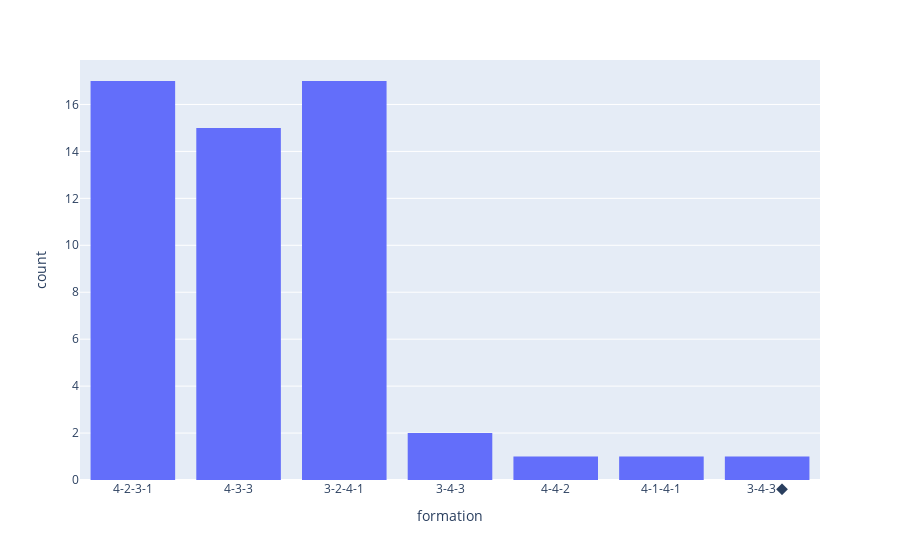

Notebook code cell kept with this figure:
### Markdown cell above
Manchester City used either the 3-2-4-1 or 4-2-3-1 or the classic 4-3-3 more often than any other formation

### Code cell
px.histogram(matches[matches["team"] == "Manchester City"], "formation")

### Figure 1 — Plotly figure (JSON) as saved in the notebook; plotly's stock layout.template omitted (floating-point values rounded to 4 significant figures)
{"data": [{"alignmentgroup": "True", "bingroup": "x", "hovertemplate": "formation=%{x}<br>count=%{y}<extra></extra>", "legendgroup": "", "marker": {"color": "#636efa", "pattern": {"shape": ""}}, "name": "", "offsetgroup": "", "orientation": "v", "showlegend": false, "type": "histogram", "x": ["4-2-3-1", "4-2-3-1", "4-2-3-1", "4-2-3-1", "4-2-3-1", "4-2-3-1", "4-2-3-1", "4-3-3", "3-2-4-1", "4-2-3-1", "3-4-3", "3-2-4-1", "3-2-4-1", "3-2-4-1", "3-2-4-1", "4-2-3-1", "4-3-3", "4-2-3-1", "4-3-3", "4-2-3-1", "4-2-3-1", "4-3-3", "4-3-3", "4-3-3", "4-2-3-1", "3-4-3", "4-3-3", "4-3-3", "4-3-3", "4-3-3", "4-3-3", "4-3-3", "3-2-4-1", "4-3-3", "4-2-3-1", "3-2-4-1", "4-4-2", "3-2-4-1", "4-1-4-1", "3-2-4-1", "3-2-4-1", "4-2-3-1", "4-2-3-1", "3-2-4-1", "3-2-4-1", "3-2-4-1", "4-3-3", "3-2-4-1", "3-2-4-1", "3-2-4-1", "4-2-3-1", "3-4-3◆", "4-3-3", "3-2-4-1"], "xaxis": "x", "yaxis": "y"}], "layout": {"barmode": "relative", "legend": {"tracegroupgap": 0}, "margin": {"t": 60}, "xaxis": {"anchor": "y", "domain": [0, 1], "title": {"text": "formation"}}, "yaxis": {"anchor": "x", "domain": [0, 1], "title": {"text": "count"}}}}
